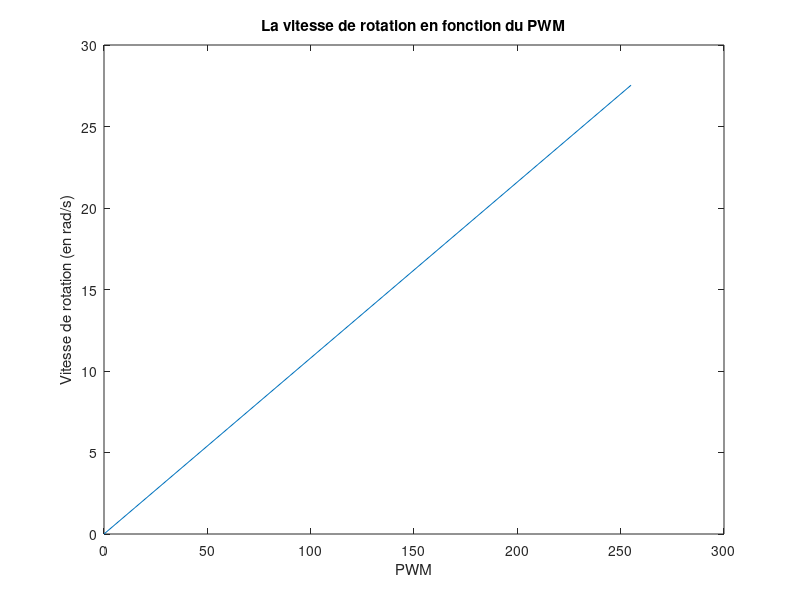
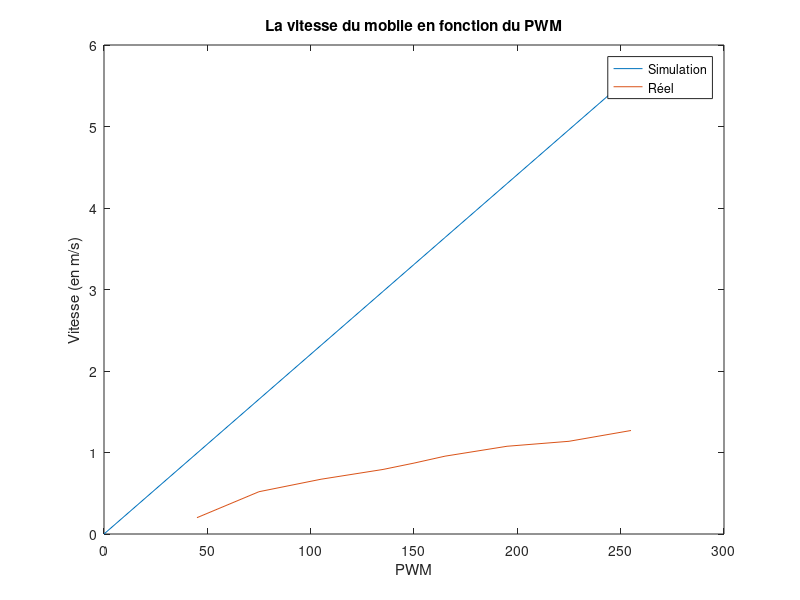

Here is the MATLAB script that generated these plots, in order: (Note: this script raises an error after producing the figures.)
close
clear
clc

r = 0.065/2;

PWM = 0:15:255;

U = 9; % Tension en V
I = 0.24; % Intensité en A
P_max = I*U; % Puissance en W
C = 0.0784532; % Couple en Nm
R = 1/48; % Gear ratio

w_max = P_max/C;    % vitesse de rotation à vide rad/s

disp(['Vitesse à vide : ' num2str(w_max) ' rad/s'])

% w_max = w_max/2*pi; % vitesse de rotation à vide /s
% w_max = w_max*R;    % vitesse de rotation après réducteur tr/s
% 
% disp(['Vitesse à vide : ' num2str(w_max*2*pi) ' tr/s'])
% 
% disp(['Puissance max : ' num2str(P_max) ' W'])


P = PWM*P_max/255;  % puisssance selon la valeur du PWM

w = P/C;    % vitesse de rotation

figure
plot(PWM,w)
title("La vitesse de rotation en fonction du PWM")
ylabel('Vitesse de rotation (en rad/s)')
xlabel('PWM')

v = 2*pi*w*r;   % vitesse en m/s

pwm = [45 75 105 135 150 165 195 225 255];
temps = 2.00;   % en secondes
distance = [0.401 1.038 1.344 1.584 1.740 1.910 2.153 2.275 2.54]; % en mètre
vitesse = distance/temps;

figure
plot(PWM,v)
hold on
plot(pwm,vitesse);
title('La vitesse du mobile en fonction du PWM')
ylabel('Vitesse (en m/s)')
xlabel('PWM')
legend('Simulation','Réel')

%% 
% Spécifiez le chemin vers le fichier de données
file_path = 'C:\Users\glenn\OneDrive\Bureau\Dossier Glen\2A\Semestre 2\Projet Transverse\Simulation\sans_regulation.txt';
file_path2 = 'C:\Users\glenn\OneDrive\Bureau\Dossier Glen\2A\Semestre 2\Projet Transverse\Simulation\avec_regulation.txt';

% Ouvrir le fichier de données en lecture
file_id = fopen(file_path, 'r');
file_id2 = fopen(file_path2, 'r');

% Lire les données à partir du fichier
data = textscan(file_id, '%f%f%f%f%f%f%f', 'Delimiter', ',');
data2 = textscan(file_id2, '%f%f%f%f%f%f%f', 'Delimiter', ',');

% Fermer le fichier
fclose(file_id);
fclose(file_id2);

% Accéder aux données lues
pwm_d_s = data{1};
vg_d_s = data{2};
vd_d_s = data{3};

pwm_d_a = data2{1};
vg_d_a = data2{2};
vd_d_a = data2{4};


figure
plot(pwm_d_s,vg_d_s)
hold on
plot(pwm_d_s,vd_d_s)
plot(PWM,w)
legend('Vitesse roue gauche sans régulation','Vitesse roue droite sans régulation','Vitesse roue théorique')
xlabel('PWM')
ylabel('Vitesse de rotation (en rad/s)')
title('Vitesse de rotation en fonction du PWM')

figure
plot(pwm_d_a,vg_d_a)
hold on
plot(pwm_d_a,vd_d_a)
plot(PWM,w)
legend('Vitesse roue gauche avec régulation','Vitesse roue droite avec régulation','Vitesse roue théorique')
xlabel('PWM')
ylabel('Vitesse de rotation (en rad/s)')
title('Vitesse de rotation en fonction du PWM')
